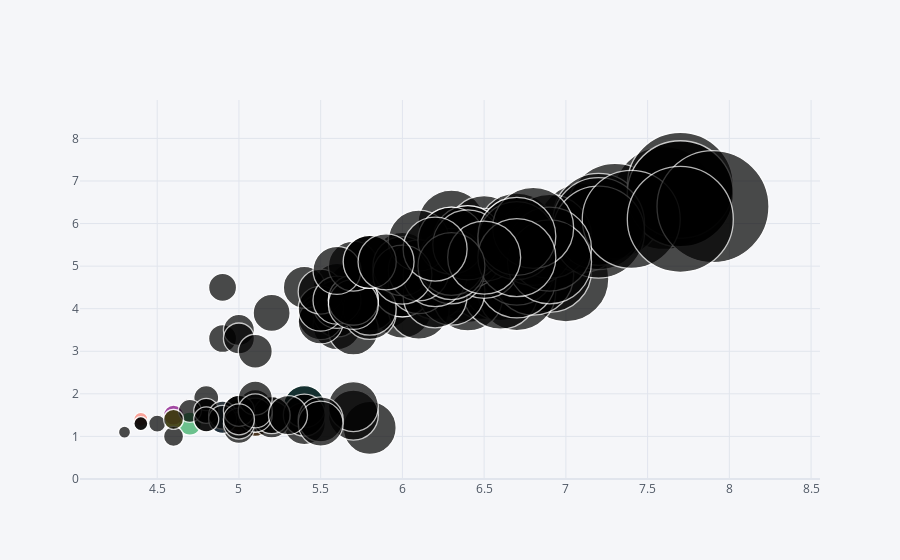

Notebook source saved alongside this figure:
### Code cell
df.iplot(x='sepal_length',y='petal_length',kind='bubble',size='sepal_length')

### Figure 1 — Plotly figure (JSON) as saved in the notebook; plotly's stock layout.template omitted (floating-point values rounded to 4 significant figures; data arrays with more than 128 entries replaced by an {"elided": "..."} marker saying what was removed)
{"data": [{"marker": {"color": ["rgb(255, 153, 51)", "rgb(55, 128, 191)", "rgb(50, 171, 96)", "rgb(128, 0, 128)", "rgb(219, 64, 82)", "rgb(0, 128, 128)", "rgb(255, 255, 51)", "rgb(128, 128, 0)", "rgb(251, 128, 114)", "rgb(128, 177, 211)"], "line": {"width": 1.3}, "size": {"elided": "150 int values"}, "symbol": "circle"}, "mode": "markers", "text": "", "type": "scatter", "x": {"elided": "150 float values"}, "y": {"elided": "150 float values"}}], "layout": {"legend": {"bgcolor": "#F5F6F9", "font": {"color": "#4D5663"}}, "paper_bgcolor": "#F5F6F9", "plot_bgcolor": "#F5F6F9", "title": {"font": {"color": "#4D5663"}}, "xaxis": {"gridcolor": "#E1E5ED", "showgrid": true, "tickfont": {"color": "#4D5663"}, "title": {"font": {"color": "#4D5663"}, "text": ""}, "zerolinecolor": "#E1E5ED"}, "yaxis": {"gridcolor": "#E1E5ED", "showgrid": true, "tickfont": {"color": "#4D5663"}, "title": {"font": {"color": "#4D5663"}, "text": ""}, "zerolinecolor": "#E1E5ED"}}}
